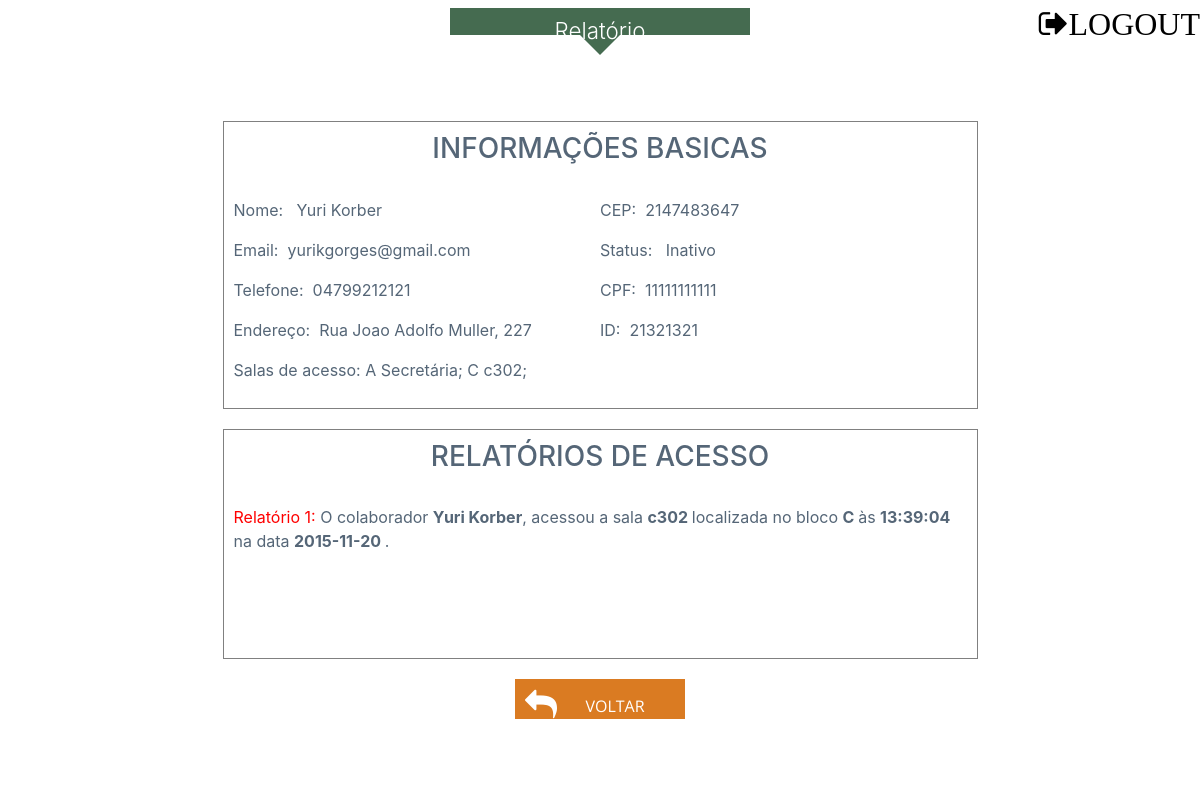
Page /TCC/page/relatorio_cola.php?id=1 (signed in) on the committed database.
### tables this page shows
CREATE TABLE IF NOT EXISTS `colaborador` (
  `id_colab` int(10) unsigned NOT NULL,
  `nome_colab` varchar(50) DEFAULT NULL,
  `snome_colab` varchar(50) DEFAULT NULL,
  `email_colab` varchar(50) DEFAULT NULL,
  `end_colab` varchar(45) DEFAULT NULL,
  `cep_colab` varchar(15) DEFAULT NULL,
  `cpf_colab` varchar(15) DEFAULT NULL,
  `status_colab` varchar(10) DEFAULT NULL,
  `tel_colab` varchar(15) DEFAULT NULL,
  `rfid_colab` varchar(20) DEFAULT NULL
);

CREATE TABLE IF NOT EXISTS `sala` (
  `id_sala` int(11) NOT NULL,
  `nr_sala` varchar(20) DEFAULT NULL,
  `bloco_sala` varchar(2) DEFAULT NULL
);

CREATE TABLE IF NOT EXISTS `relatorio_colaborador` (
  `id_relcolab` int(10) unsigned NOT NULL,
  `colaborador_id_colab` int(10) unsigned NOT NULL,
  `sala_id_sala` int(11) NOT NULL,
  `dt_relcolab` date DEFAULT NULL,
  `hr_relcolab` time DEFAULT NULL
);

### TCC/page/relatorio_cola.php (the view, shortened to what this page needs)
<?php
$verifica=$_SESSION["login"];
if(!empty($verifica))
{
?>
<!DOCTYPE html>
<html>
  <head>
        <link rel="stylesheet" href="../css/EstiloAll.css">
		<link rel="stylesheet" href="../css/EstiloPages.css">
		<link rel="stylesheet" href="https://maxcdn.bootstrapcdn.com/font-awesome/4.4.0/css/font-awesome.min.css">
		<link rel="stylesheet" href="css/bootstrap.css">
  </head>
  <body>
		<a href="../funcao/logout.php"><div id="logoutr"><h6><i class="fa fa-sign-out fa-2x">LOGOUT</i></h6></div></a>
		<div id="login">
			<h1>Relatório</h1>
		</div>
	<div class="mid">
	<?php
	$id = null;
	if(!empty($_GET["id"]))
	{
		$id = $_GET["id"];
	}
	$pdo = Database::connect();
	$pdo->setAttribute(PDO::ATTR_ERRMODE,PDO::ERRMODE_EXCEPTION);
	$sql = "SELECT * FROM colaborador WHERE id_colab=?";
	$q = $pdo->prepare($sql);
	$q->execute(array($id));
	$data = $q->fetch(PDO::FETCH_ASSOC);
	$id_colab = $data["id_colab"];
	$nome_colab = $data["nome_colab"];
	$snome_colab = $data["snome_colab"];
	$email_colab = $data["email_colab"];
	$end_colab = $data["end_colab"];
	$cep_colab = $data["cep_colab"];
	$cpf_colab = $data["cpf_colab"];
	$status_colab = $data["status_colab"];
	$tel_colab = $data["tel_colab"];
	$rfid_colab = $data["rfid_colab"];
?>
				<div id="alinhamento" class="sidebar-search">
				<br>
				<br>
				</div>
					<div class="midpage">
				<div class="relacolaborador">
					<center><h3>INFORMAÇÕES BASICAS</h3></center><br>
					<div class="rela1">
						<p class="esquerda">Nome:&nbsp&nbsp <?php echo !empty($nome_colab)?$nome_colab." ":'';echo !empty($snome_colab)?$snome_colab:'';?></p>
						<p class="esquerda">Email:&nbsp&nbsp<?php echo !empty($email_colab)?$email_colab:'';?></p>
						<p class="esquerda">Telefone:&nbsp&nbsp<?php echo !empty($tel_colab)?$tel_colab:'';?></p>
						<p class="esquerda">Endereço:&nbsp&nbsp<?php echo !empty($end_colab)?$end_colab:'';?></p>
					</div>
					<div class="rela1">
						<p class="esquerda">CEP:&nbsp&nbsp<?php echo !empty($cep_colab)?$cep_colab:'';?></p>
						<p class="esquerda">Status:&nbsp&nbsp  <?php if($status_colab=="ativo"){echo 'Ativo';}else{echo 'Inativo';}?></p>
						<p class="esquerda">CPF:&nbsp&nbsp<?php echo !empty($cpf_colab)?$cpf_colab:'';?></p>
						<p class="esquerda">ID:&nbsp&nbsp<?php echo !empty($rfid_colab)?$rfid_colab:'';?></p>
					</div>
					<br><br><br>
					<p class="esquerda" style="margin-top: 40px;">Salas de acesso:
					<?php
					$pdo = Database::connect();
					$sql2 = "SELECT * FROM colaborador_has_sala WHERE colaborador_id_colab='$id'";
					foreach($pdo->query($sql2) as $row)
					{
						$vetorsala[] = $row["sala_id_sala"];
					}
						$sql = "SELECT nr_sala, bloco_sala, id_sala FROM sala ORDER BY bloco_sala ASC";
							foreach($pdo->query($sql) as $row)
							{
								if(!empty($vetorsala)){
									if (in_array($row["id_sala"], $vetorsala))
									{
										echo $row["bloco_sala"]. " ".$row["nr_sala"]. "; ";
									}else{echo '';}
								}
							}
				?></p>
				</div>
				<div class="relacolaborador">
				<center><h3>RELATÓRIOS DE ACESSO</h3></center><br>
				<div style="overflow:scroll;max-height: 250px;">
				<?php
					$pdo = Database::connect();
					$totalrow=1;
						$sql = "SELECT * FROM relatorio_colaborador WHERE colaborador_id_colab='$id_colab' ORDER BY id_relcolab DESC";
					foreach($pdo->query($sql) as $row)
					{
						$totalrow++;
					}
					$rowrela= $totalrow;
					if($totalrow>1){
					foreach($pdo->query($sql) as $row)
					{
						$sql1 = "SELECT * FROM sala WHERE id_sala=?";
						$q = $pdo->prepare($sql1);
						$q->execute(array($row["sala_id_sala"]));
						$data = $q->fetch(PDO::FETCH_ASSOC);
						$nr_sala = $data["nr_sala"];
						$bloco_sala = $data["bloco_sala"];
						$rowrela--;
		?>
				<p class="esquerda"><span style="color:red;"> Relatório <?php echo $rowrela;?>:</span> O colaborador <strong><?php echo !empty($nome_colab)?$nome_colab." ":'';echo !empty($snome_colab)?$snome_colab:'';?></strong>, acessou a sala <strong><?php echo !empty($nr_sala)?$nr_sala." ":'<span style="color:red;">sala excluida</span>';?></strong> localizada no bloco <strong><?php echo !empty($bloco_sala)?$bloco_sala." ":'';?></strong> às <strong><?php echo !empty($row["hr_relcolab"])?$row["hr_relcolab"]." ":'';?></strong> na data <strong><?php echo !empty($row["dt_relcolab"])?$row["dt_relcolab"]." ":'';?></strong>.</p><br><br>
				<?php } }else{
				echo '<center><h4>Esse usuario não tem relatórios disponiveis</h4></center>';
				}
				?>
				</div>
				</div>
				<center><a href="../page/consulta_cola.php">
							<div class="botao botaocola" id="limparCampos">
							<div class="iconsrela">
								<i class="fa fa-reply fa-2x"></i>
							</div>
							<p>VOLTAR</p>
							</div>
						</a></center>
	</div>
  </body>
</html>
<?php
}else{
header("Location:../login.php?logout=1");
}
?>

### TCC/css/EstiloAll.css (style rules this page uses)
* { margin:0;padding:0; }
body { background:#5F9F72; font-family:'Open Sans',sans-serif; min-width:1020px; }
.mid { background-color:white; color:#567; margin-right:50px; margin-left:50px; margin-bottom:10px; min-height: 450px; padding-bottom: 30px; }
a { text-decoration: none; transition: all ease-in-out .2s; }
#login { width: 300px; height: 40px; margin:0 auto; margin-top:8px; margin-bottom:2%; transition:opacity 1s; -webkit-transition:opacity 1s; }
#login h1 { background: #456B50; padding-top: 10px; padding-bottom: 17px; font-size: 140%; font-weight: 300; text-align: center; color: #fff; height: 25px; }
.botao { width:170px; height:60px; text-align:center; position:relative; border:0; font-family:'Open Sans',sans-serif; font-size:100%; color:#fff; margin:20px; cursor:pointer; transition:background .3s; -webkit-transition:background .3s; padding-top:15px; padding-left:15px; }
.midpage { text-align:center; width:100%; margin-top: 1px; margin-bottom:20px; }
.botaocola { background:#DA7B22; height:40px; padding-left:30px; margin: 10px; }
.rela1 { float:left; width:50%; }
p.esquerda { text-align:left; }
.relacolaborador { margin:0 auto; margin-bottom:20px; padding:10px; border:1px solid gray; min-width: 755px; width: 58%; min-height: 230px; max-height: 300px; }
#logoutr { float:right; color:black; }

### TCC/css/EstiloPages.css (style rules this page uses)
div.iconsrela { bottom: 0; margin: auto; position: absolute; left: 10px; top: 10px; text-align: center; }

### rows in the picture
colaborador: nome_colab "Yuri", snome_colab "Korber", email_colab "yurikgorges@gmail.com", tel_colab "04799212121", end_colab "Rua Joao Adolfo Muller, 227", cep_colab "2147483647", cpf_colab "11111111111", rfid_colab "21321321"
sala: bloco_sala "A", nr_sala "Secretária"
sala: bloco_sala "C", nr_sala "c302"
relatorio_colaborador: sala.nr_sala "c302", sala.bloco_sala "C", hr_relcolab "13:39:04", dt_relcolab "2015-11-20"
